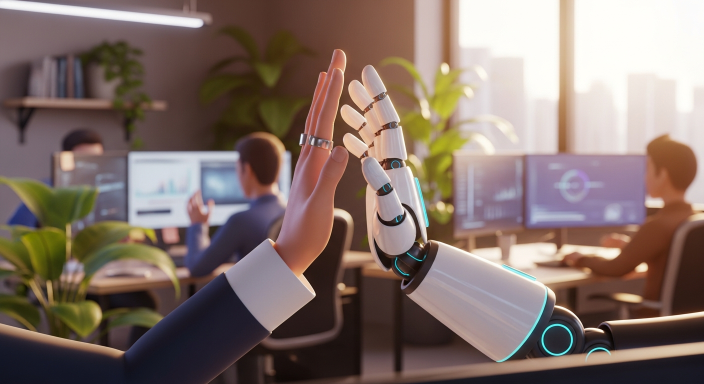
#> input picture test_gemini_qhd.png, 1408 x 768 px, given in place of 02_walk_with_calf_key6_2k.png, which was not available (shown at 1/2 size)
$ python cartoonize_story_video.py
#> lines starting #> are read from the running program, lines starting #| are printed output that depends on the picture; pictures that were not available may be replaced by others from this repository, and a replacement may not be noted
from __future__ import annotations

import json
from pathlib import Path

from PIL import Image, ImageChops, ImageEnhance, ImageFilter, ImageOps

from generate_nvidia_story_video import (
    _concat_segments,
    _duration_seconds,
    _mux_audio,
    _render_zoom_segment,
)


FINAL_SIZE = (2048, 1152)


def _cartoonize(src: Path, dst: Path) -> None:
    img = Image.open(src).convert("RGB").resize(FINAL_SIZE, Image.Resampling.LANCZOS)
    base = img.filter(ImageFilter.SMOOTH_MORE).filter(ImageFilter.SMOOTH_MORE)
    base = ImageEnhance.Color(base).enhance(1.28)
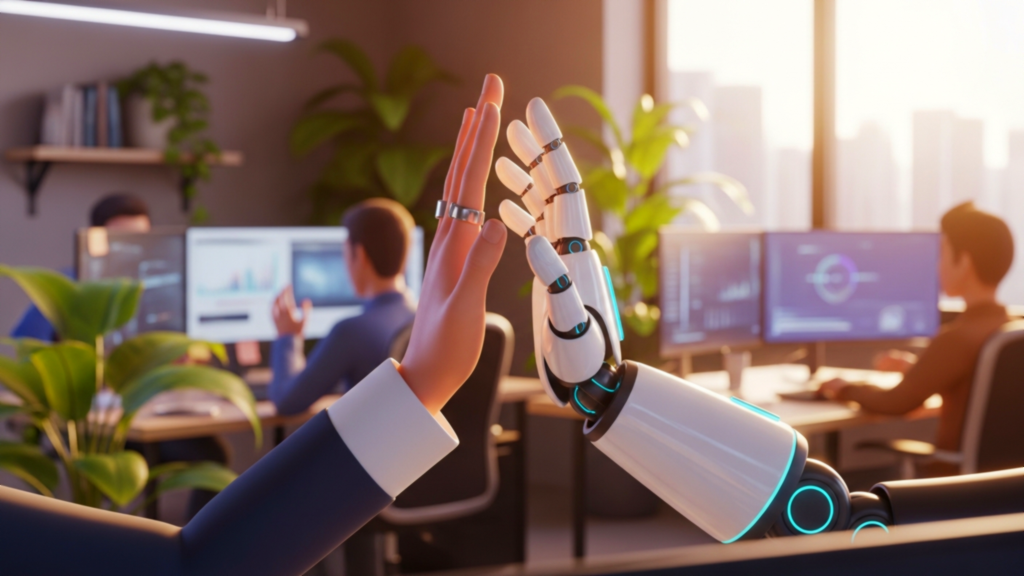
#> base: PIL image 2048x1152 RGB (shown at 1/2 size); mean R, G, B 133.8, 111.1, 102
    base = ImageEnhance.Contrast(base).enhance(1.10)
    base = ImageEnhance.Sharpness(base).enhance(1.12)
    base = ImageOps.posterize(base, 6)

    edges = img.filter(ImageFilter.FIND_EDGES).convert("L")
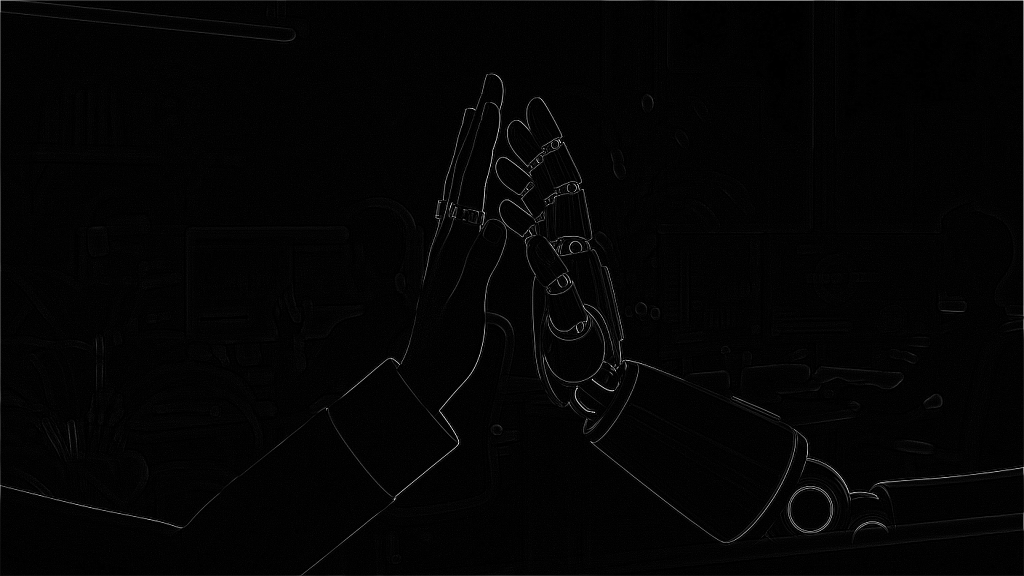
#> edges: PIL image 2048x1152 L (shown at 1/2 size); min 0, max 255, mean 3.7
    edges = ImageOps.invert(edges)
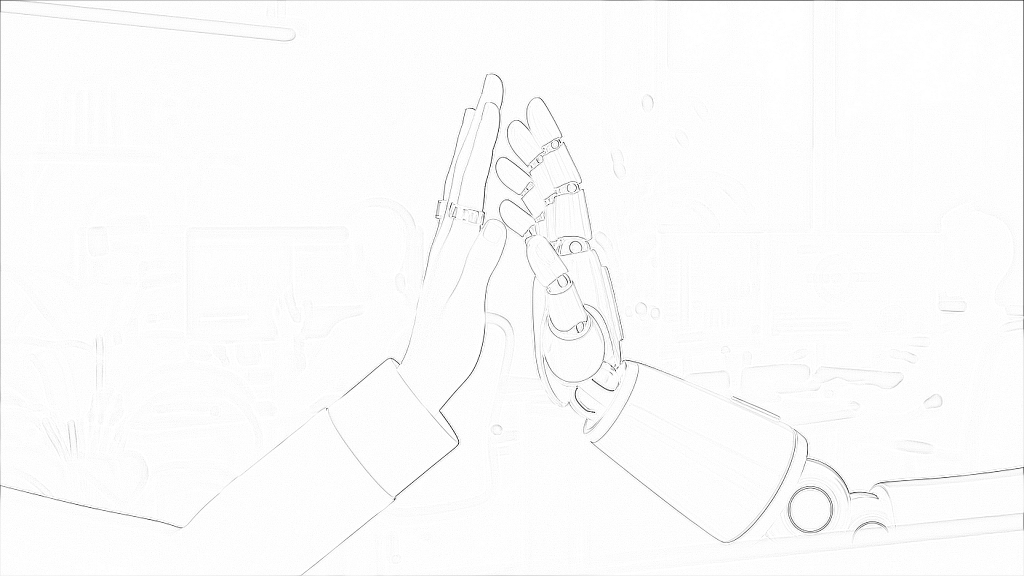
#> edges: PIL image 2048x1152 L (shown at 1/2 size); min 0, max 255, mean 251.3
    edges = ImageEnhance.Contrast(edges).enhance(1.55)
    edge_rgb = Image.merge("RGB", (edges, edges, edges))

    output = ImageChops.multiply(base, edge_rgb)
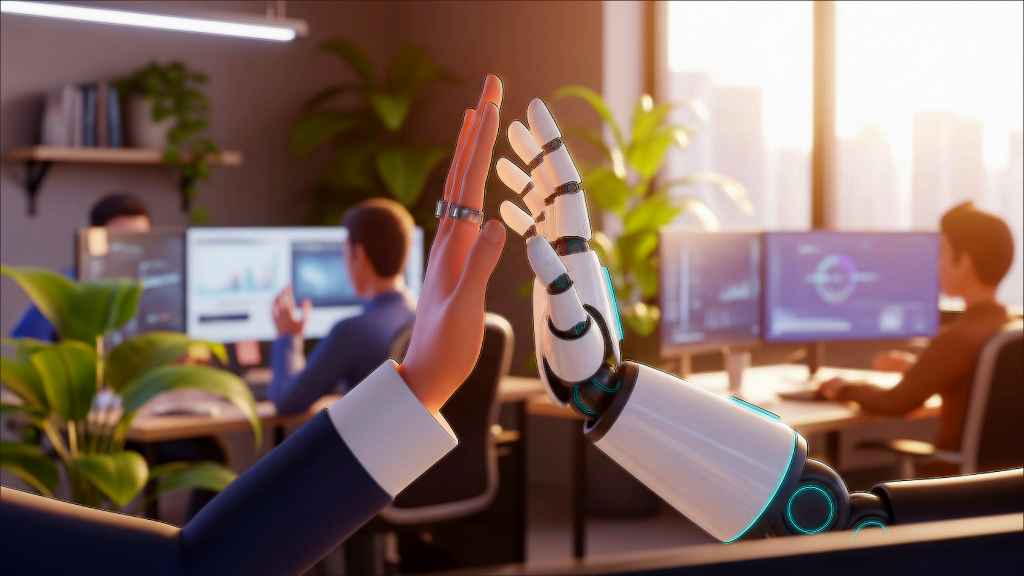
#> output: PIL image 2048x1152 RGB (shown at 1/2 size); mean R, G, B 129.6, 105.1, 96.1
    dst.parent.mkdir(parents=True, exist_ok=True)
    output.save(dst, format="PNG", optimize=True)


def main() -> int:
    root = Path("output/youtube_assets/deepak_jugnu_nvidia_cartoonized_continuity")
    image_dir = root / "images"
    segment_dir = root / "segments"
    image_dir.mkdir(parents=True, exist_ok=True)
    segment_dir.mkdir(parents=True, exist_ok=True)

    audio = Path("output/final_story_audio/FINAL_Deepak_Aur_Jugnu_Hindi_Story_Audible_Music.mp3")
    source_root = Path("output/youtube_assets/deepak_jugnu_nvidia_consistent_v4/images_selected")
    sequence = [
        ("01_key6_walk_with_calf", source_root / "02_walk_with_calf_key6_2k.png", 6, "in"),
        ("02_key2_wide_path", source_root / "01_wide_path_key2_2k.png", 2, "out"),
        ("03_key2_hand_hold", source_root / "03_hand_hold_key2_2k.png", 2, "in"),
        ("04_key6_calf_help", source_root / "04_calf_help_key6_2k.png", 6, "out"),
        ("05_key6_walk_detail", source_root / "02_walk_with_calf_key6_2k.png", 6, "in"),
        ("06_key6_calf_close", source_root / "04_calf_help_key6_2k.png", 6, "out"),
    ]

    images: list[dict[str, object]] = []
    for index, (slug, src, original_slot, zoom) in enumerate(sequence, start=1):
        dst = image_dir / f"{index:02d}_{slug}_cartoon_2k.png"
        _cartoonize(src, dst)
        images.append(
            {
                "path": str(dst),
                "source": str(src),
                "original_key_slot": original_slot,
                "zoom": zoom,
            }
        )
#> pass 2 of the loop in main, `for index, (slug, src, original_slot, zoom) in enumerate(sequence, sta..`:
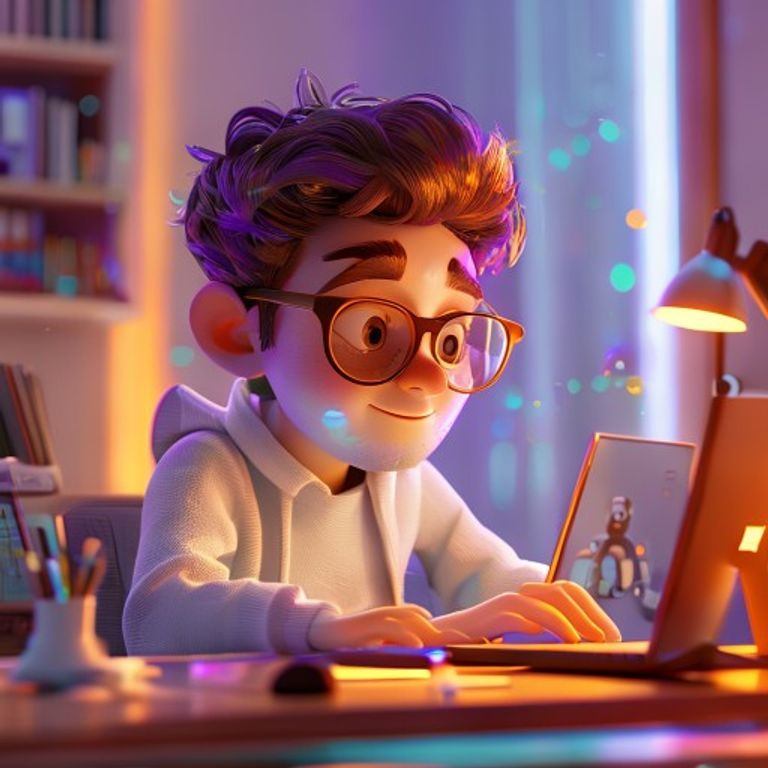
#> input picture test_provider_flux.png, 768 x 768 px, given in place of 01_wide_path_key2_2k.png, which was not available
#> in _cartoonize (call 2), `base = ImageEnhance.Color(base).enhance(1.28)`:
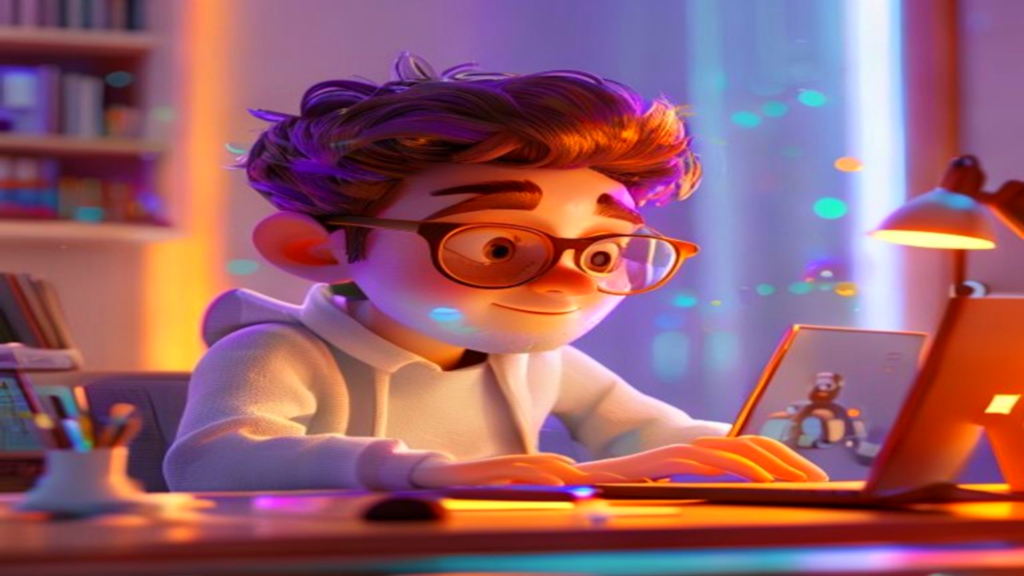
#> base: PIL image 2048x1152 RGB (shown at 1/2 size); mean R, G, B 150.1, 94.4, 107.4
#> in _cartoonize (call 2), `edges = ImageOps.invert(edges)`:
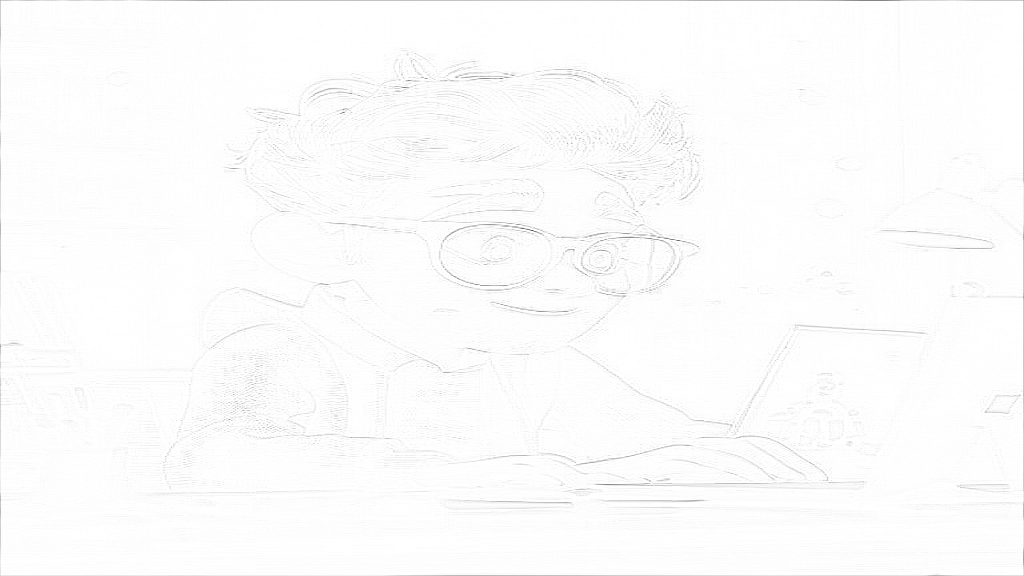
#> edges: PIL image 2048x1152 L (shown at 1/2 size); min 1, max 255, mean 252

    audio_duration = _duration_seconds(audio)
    segment_duration = audio_duration / len(images)
    segments: list[Path] = []
    for index, image in enumerate(images, start=1):
        zoom = str(image["zoom"])
        segment = segment_dir / f"segment_{index:02d}_{zoom}.mp4"
        _render_zoom_segment(
            Path(str(image["path"])),
            segment,
            duration=segment_duration,
            zoom_mode=zoom,
        )
        segments.append(segment)

    silent = root / "Deepak_Aur_Jugnu_NVIDIA_Cartoon_Continuity_2K_silent.mp4"
    final = root / "Deepak_Aur_Jugnu_NVIDIA_Cartoon_Continuity_2K_KenBurns.mp4"
    _concat_segments(segments, silent)
    _mux_audio(silent, audio, final)

    manifest = {
        "mode": "local-cartoonized-from-continuity-safe-nvidia-images",
        "audio": str(audio),
        "audio_duration_seconds": audio_duration,
        "output_video": str(final),
        "requested_first_key_slot": 6,
        "images": images,
        "segments": [str(path) for path in segments],
    }
    (root / "manifest.json").write_text(
        json.dumps(manifest, ensure_ascii=False, indent=2),
        encoding="utf-8",
    )
    print(json.dumps(manifest, ensure_ascii=False, indent=2))
    return 0


if __name__ == "__main__":
#> (the run stopped early here; a loop or call above may not have finished)
